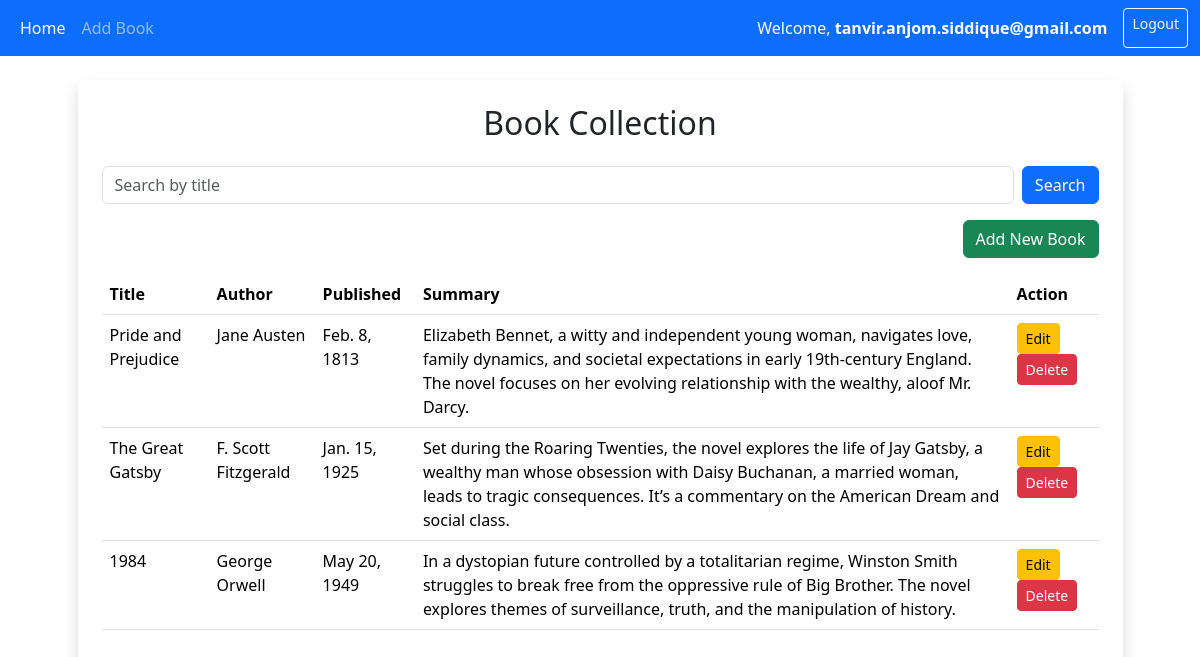
The app's page / (signed in) with its own data.
### books/models.py (models this page shows, shortened)
class Book(models.Model):
    title = models.CharField(max_length=255)
    author = models.CharField(max_length=255)
    published_date = models.DateField(null=True, blank=True)
    summary = models.TextField(blank=True, null=True)
    bookstore_owner = models.ForeignKey(User, on_delete=models.CASCADE, null=True, blank=True)

### books/views.py (the view)
# urls.py: path('', views.book_list, name='book_list'),
@login_required
def book_list(request):
    query = request.GET.get('q', '')  # Get search term
    books = Book.objects.filter(bookstore_owner=request.user)  # Filter books by owner
    if query:
        books = books.filter(title__icontains=query)  # Apply search filter
    return render(request, 'books/list_books.html', {'books': books, 'query': query})

### books/templates/books/list_books.html (shortened to what this page needs)
{% extends 'base.html' %}
{% block home_active %}active{% endblock %}
{% block content %}
<div class="container">
    <div class="row mt-4">
        <div class="col-md-11 col-12 p-4 m-auto shadow rounded-3">
            <h2 class="text-center mb-4">Book Collection</h2>
            <form method="GET" class="d-flex mb-3">
                <input type="text" class="form-control me-2" name="q" placeholder="Search by title" value="{{ query }}">
                <button class="btn btn-primary" type="submit">Search</button>
            </form>
            <div class="text-end mb-3">
                <a href="{% url 'add_book' %}" class="btn btn-success">Add New Book</a>
            </div>
            <table class="table">
                <thead>
                    <tr>
                    <th scope="col">Title</th>
                    <th scope="col">Author</th>
                    <th scope="col">Published</th>
                    <th scope="col">Summary</th>
                    <th scope="col">Action</th>
                    </tr>
                </thead>
                <tbody>
                    {% for book in books %}
                    <tr>
                    <td>
                        {{ book.title }}
                    </td>
                    <td>
                        {{ book.author }}
                    </td>
                    <td>
                        {{ book.published_date }}
                    </td>
                    <td>
                        {{ book.summary }}
                    </td>
                    <td>
                        <a href="{% url 'edit_book' book.id %}" class="btn btn-warning btn-sm">Edit</a>
                        <a href="{% url 'delete_book' book.id %}" class="btn btn-danger btn-sm" onclick="return confirm('Are you sure?');">Delete</a>
                    </td>
                    </tr>
                {% endfor %}
                </tbody>
            </table>
        </div>
    </div>
</div>
{% endblock %}

### books/templates/base.html (shortened to what this page needs)
<!DOCTYPE html>
<html>
<head>
    <link href="https://cdn.jsdelivr.net/npm/bootstrap@5.3.3/dist/css/bootstrap.min.css" rel="stylesheet">
</head>
<body>
    {% block navbar %}
    <nav class="navbar navbar-expand-lg navbar-dark bg-primary">
      <div class="container-fluid">
          <div class="collapse navbar-collapse" id="navbarNavAltMarkup">
              <div class="navbar-nav">
                  <a class="nav-link {% block home_active %}active{% endblock %}" href="{% url 'book_list' %}">Home</a>
                  <a class="nav-link {% block add_book_active %}active{% endblock %}" href="{% url 'add_book' %}">Add Book</a>
              </div>
              <div class="ms-auto navbar-nav">
                  {% if user.is_authenticated %}
                      <span class="navbar-text text-white me-3">
                          Welcome, <strong>{{ user.username }}</strong>
                      </span>
                      <a class="btn btn-outline-light btn-sm" href="{% url 'logout' %}">Logout</a>
                  {% else %}
                      <a class="btn btn-outline-light btn-sm" href="{% url 'login' %}">Login</a>
                  {% endif %}
              </div>
          </div>
      </div>
    </nav>
    {% endblock %}
    {% block content %}{% endblock %}
</body>
</html>

### records on screen
Book: title "Pride and Prejudice", author "Jane Austen", published_date "Feb. 8, 1813", summary "Elizabeth Bennet, a witty and independent young woman, navigates love, family dynamics, and societal expectations in early 19th-century England. The novel focuses on her evolving relationship with the wealthy, aloof Mr. Darcy."
Book: title "The Great Gatsby", author "F. Scott Fitzgerald", published_date "Jan. 15, 1925", summary "Set during the Roaring Twenties, the novel explores the life of Jay Gatsby, a wealthy man whose obsession with Daisy Buchanan, a married woman, leads to tragic consequences. It’s a commentary on the American Dream and social class."
Book: title "1984", author "George Orwell", published_date "May 20, 1949", summary "In a dystopian future controlled by a totalitarian regime, Winston Smith struggles to break free from the oppressive rule of Big Brother. The novel explores themes of surveillance, truth, and the manipulation of history."

### other values on screen
{{ user.username }} "tanvir.anjom.siddique@gmail.com"
